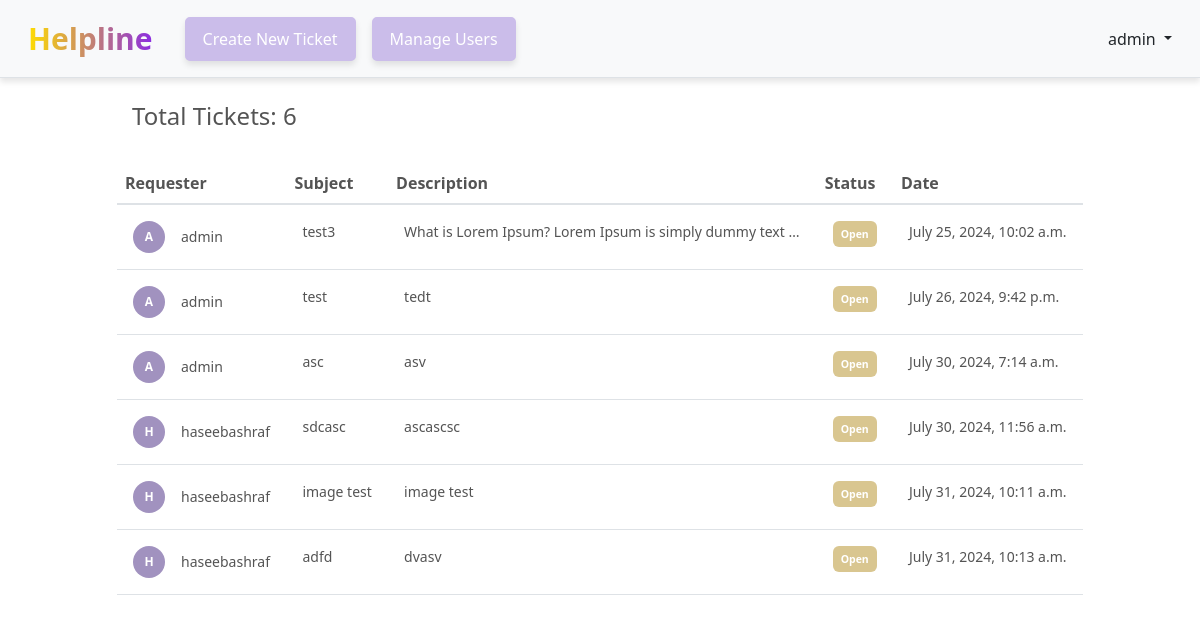
The page /articles/ (signed in) on the database its author committed.
### accounts/models.py (models this page shows)
class CustomUser(AbstractUser):
    age = models.PositiveIntegerField(null=True, blank=True)  # Additional field for user's age
    is_admin = models.BooleanField(default=False)  # Flag to indicate if user is an admin
    def __str__(self):
        return self.username

### articles/models.py (models this page shows, shortened)
class Article(models.Model):
    title = models.CharField(max_length=255)  # Title of the article
    description = models.TextField()  # Description content of the article
    image = models.ImageField(upload_to='images/', blank=True, null=True)  # Image for the article
    date = models.DateTimeField(auto_now_add=True)  # Date and time when the article is created
    author = models.ForeignKey(
        settings.AUTH_USER_MODEL,
        on_delete=models.CASCADE,  # If the author is deleted, also delete their articles
    )
    def get_absolute_url(self):
        return reverse("article_detail", kwargs={"pk": self.pk})  # URL to view the article details

### articles/views.py (the view)
# urls.py: path("", TicketListView.as_view(), name="article_list"),  # URL pattern for listing all articles
class TicketListView(LoginRequiredMixin, ListView):
    model = Article
    template_name = "ticket_list.html"
    def get_context_data(self, **kwargs):
        context = super().get_context_data(**kwargs)
        context['ticket_count'] = Article.objects.count()
        return context

### templates/ticket_list.html (shortened to what this page needs)
{% extends "base.html" %}
{% load crispy_forms_tags %}
{% block content %}
<div class="ticket-counter mb-3" style=" font-size: 22px; color: #545454;">
  <h4  >Total Tickets: {{ ticket_count }}</h4>
</div>
<div class="table-responsive" style="margin-top:32px;">
  <table class="table table-hover w-70 mx-auto">
    <thead>
      <tr>
        <th>Requester</th>
        <th>Subject</th>
        <th>Description</th>
        <th>Status</th>
        <th>Date</th>
      </tr>
    </thead>
    <tbody id="article-list" >
      {% for article in article_list %}
      <tr onclick="location.href='{{ article.get_absolute_url }}'" style="cursor: pointer; height: 20px;">
        <td>
          <div class="d-flex align-items-center">
            <div class="circle-initials" style="background-color: #a192bf; color: #ffffff;">
            </div>
            <div class="ms-3">
              <div>{{ article.author }}</div>
            </div>
          </div>
        </td>
        <td>{{ article.title }}</td>
        <td>{{ article.description|truncatewords:10 }}</td>
        <td>
          <span class="badge bg-primary status-badge">Open</span>
        </td>
        <td>{{ article.date }}</td>
      </tr>
      {% endfor %}
    </tbody>
  </table>
</div>
{% endblock content %}

### templates/base.html (shortened to what this page needs)
<!DOCTYPE html>
<html lang="en">
<head>
  {% load static %}
  <link href="https://cdn.jsdelivr.net/npm/bootstrap@5.2.3/dist/css/bootstrap.min.css" rel="stylesheet"
>
  <link href="{% static 'css/styles.css' %}" rel="stylesheet">
</head>
<body>
  <header class="p-3 mb-3 ml-3 border-bottom bg-light">
    <div class="container-fluid">
      <div class="d-flex flex-wrap align-items-center justify-content-between">
        <a class="navbar-brand gradient-text" href="{% url 'home' %}" style="font-size: 30px;">Helpline</a>
        <ul class="nav col-12 col-lg-auto me-lg-auto mb-2 justify-content-center mb-md-0 mb-md-0 ms-4">
          {% if user.is_authenticated %}
            <li><a href="{% url 'article_new' %}" class="btn btn-light-purple nav-link-spacing" style="color: #ffffff;">Create New Ticket</a></li>
            {% if user.is_admin %}
              <li><a href="{% url 'user_list' %}" class="btn btn-light-purple nav-link-spacing" style="color: #ffffff;">Manage Users</a></li>
            {% endif %}
        </ul>
        <div class="dropdown text-end">
          <a href="#" class="d-block link-dark text-decoration-none dropdown-toggle" id="dropdownUser1"
            data-bs-toggle="dropdown" aria-expanded="false">
            {{ user.username }}
          </a>
        </div>
          {% else %}
        </ul>
        <div class="text-end">
          <a href="{% url 'login' %}" class="btn btn-light-purple me-2" style="color: #ffffff;">Log In</a>
          <a href="{% url 'signup' %}" class="btn btn-light-purple" style="color: #ffffff;">Sign Up</a>
        </div>
          {% endif %}
      </div>
    </div>
  </header>
  <main>
    <div class="container">
      {% block content %}
      {% endblock content %}
    </div>
  </main>
</body>
</html>

### static/css/styles.css (style rules this page uses)
header { background-color: #343a40; box-shadow: 0 4px 6px rgba(0, 0, 0, 0.1); }
.navbar-brand { font-size: 1.5rem; font-weight: bold; color: #007bff; }
.container { max-width: 960px; margin-top: 20px; }
h1, h2, h3, h4, h5, h6 { margin-top: 1.5rem; margin-bottom: 1rem; font-weight: 500; }
.nav-link-spacing { margin-left: 30px; }
a { color: #007bff; text-decoration: none; }

### templates/ticket_list.html (style rules this page uses)
.table { width: 100%; margin: auto; }
.table th { font-size: 16px; font-weight: bold; color: #545454; text-align: left; border-bottom: none; position: relative; }
.table th::after { content: ""; display: block; position: absolute; bottom: -10px; left: 0; width: 100%; height: 2px; box-shadow: 0 2px 6px -1px rgba(0, 0, 0, 0.1); }
.table td { font-size: 14px; color: #545454; text-align: left; padding: 1rem; border-top: none; border-bottom: 1px solid #dee2e6; }
.table thead th { border-bottom: 2px solid #dee2e6; }
.table-hover tbody tr { transition: background-color 0.15s ease-in-out; }
.table-responsive { margin-left: -15px; margin-right: -15px; }
tbody tr { height: 20px; border-left: none; border-right: none; }
.circle-initials { width: 32px; height: 32px; border-radius: 50%; display: flex; align-items: center; justify-content: center; font-weight: bold; font-size: 12px; }
.status-badge { background-color: #d9c690 !important; border-color: #d9c690 !important; color: #ffffff; padding: 0.5rem; }

### templates/base.html (style rules this page uses)
.gradient-text { background: linear-gradient(to right, #ffdd00, #8a2be2); -webkit-background-clip: text; background-clip: text; -webkit-text-fill-color: transparent; }
.btn-light-purple { background-color: #cbbdea; color: #ffffff; border: 2px solid #cbbdea; padding: 0.5rem 1rem; font-size: 1rem; text-align: center; transition: background-color 0.3s, transform 0.3s, box-shadow 0.3s; display: inline-block; margin: 0.5rem 0; border-radius: 5px; box-shadow: 0 4px 6px rgba(0, 0, 0, 0.1); }
.nav-link-spacing { margin: 0 0.5rem; }

### rows shown on the page
CustomUser: username "admin"
Article: author "admin", title "test3", description "What is Lorem Ipsum? Lorem Ipsum is simply dummy text …", date "July 25, 2024, 10:02 a.m."
Article: author "admin", title "test", description "tedt", date "July 26, 2024, 9:42 p.m."
Article: author "admin", title "asc", description "asv", date "July 30, 2024, 7:14 a.m."
Article: author "haseebashraf", title "sdcasc", description "ascascsc", date "July 30, 2024, 11:56 a.m."
Article: author "haseebashraf", title "image test", description "image test", date "July 31, 2024, 10:11 a.m."
Article: author "haseebashraf", title "adfd", description "dvasv", date "July 31, 2024, 10:13 a.m."

### other values the page prints
{{ ticket_count }} "6"
